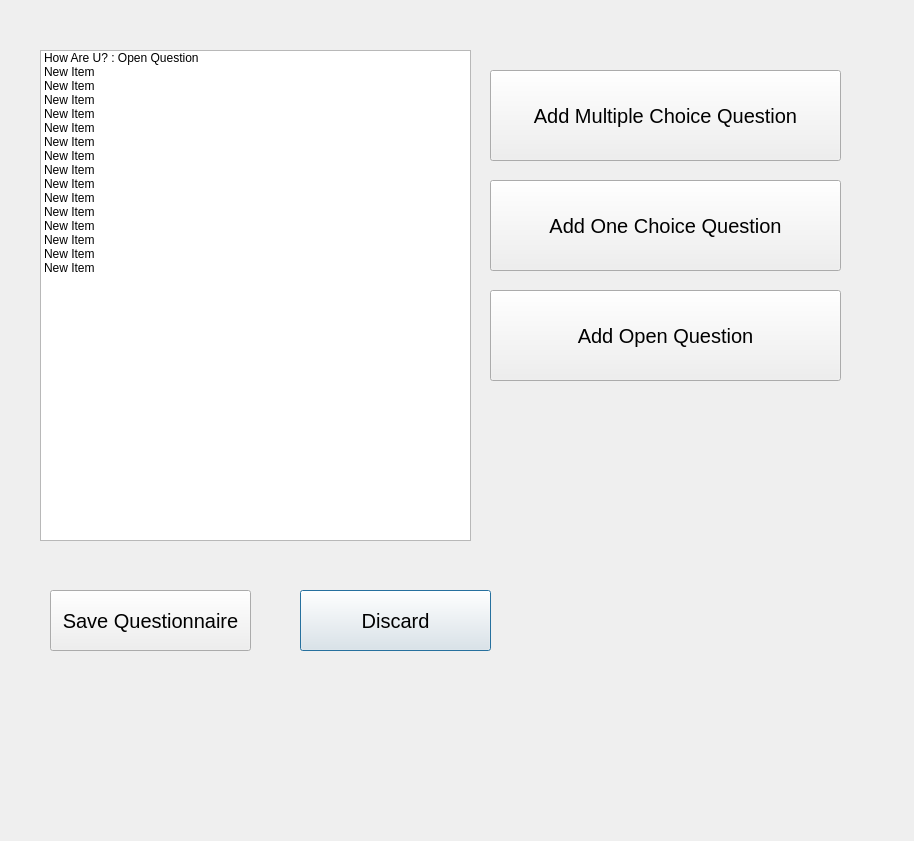
<?xml version="1.0" encoding="UTF-8"?>
<ui version="4.0">
 <class>Dialog</class>
 <widget class="QDialog" name="Dialog">
  <property name="geometry">
   <rect>
    <x>0</x>
    <y>0</y>
    <width>914</width>
    <height>841</height>
   </rect>
  </property>
  <property name="windowTitle">
   <string>Dialog</string>
  </property>
  <widget class="QWidget" name="widget" native="true">
   <property name="geometry">
    <rect>
     <x>10</x>
     <y>40</y>
     <width>871</width>
     <height>741</height>
    </rect>
   </property>
   <widget class="QPushButton" name="save_questionnaire_btn_2">
    <property name="geometry">
     <rect>
      <x>290</x>
      <y>550</y>
      <width>191</width>
      <height>61</height>
     </rect>
    </property>
    <property name="font">
     <font>
      <pointsize>15</pointsize>
     </font>
    </property>
    <property name="text">
     <string>Discard</string>
    </property>
   </widget>
   <widget class="QPushButton" name="add_one_choice_question_btn">
    <property name="geometry">
     <rect>
      <x>480</x>
      <y>140</y>
      <width>351</width>
      <height>91</height>
     </rect>
    </property>
    <property name="font">
     <font>
      <pointsize>15</pointsize>
     </font>
    </property>
    <property name="text">
     <string>Add One Choice Question</string>
    </property>
   </widget>
   <widget class="QListWidget" name="questions_list">
    <property name="geometry">
     <rect>
      <x>30</x>
      <y>10</y>
      <width>431</width>
      <height>491</height>
     </rect>
    </property>
    <item>
     <property name="text">
      <string>How Are U? : Open Question</string>
     </property>
    </item>
    <item>
     <property name="text">
      <string>New Item</string>
     </property>
    </item>
    <item>
     <property name="text">
      <string>New Item</string>
     </property>
    </item>
    <item>
     <property name="text">
      <string>New Item</string>
     </property>
    </item>
    <item>
     <property name="text">
      <string>New Item</string>
     </property>
    </item>
    <item>
     <property name="text">
      <string>New Item</string>
     </property>
    </item>
    <item>
     <property name="text">
      <string>New Item</string>
     </property>
    </item>
    <item>
     <property name="text">
      <string>New Item</string>
     </property>
    </item>
    <item>
     <property name="text">
      <string>New Item</string>
     </property>
    </item>
    <item>
     <property name="text">
      <string>New Item</string>
     </property>
    </item>
    <item>
     <property name="text">
      <string>New Item</string>
     </property>
    </item>
    <item>
     <property name="text">
      <string>New Item</string>
     </property>
    </item>
    <item>
     <property name="text">
      <string>New Item</string>
     </property>
    </item>
    <item>
     <property name="text">
      <string>New Item</string>
     </property>
    </item>
    <item>
     <property name="text">
      <string>New Item</string>
     </property>
    </item>
    <item>
     <property name="text">
      <string>New Item</string>
     </property>
    </item>
   </widget>
   <widget class="QPushButton" name="save_questionnaire_btn">
    <property name="geometry">
     <rect>
      <x>40</x>
      <y>550</y>
      <width>201</width>
      <height>61</height>
     </rect>
    </property>
    <property name="font">
     <font>
      <pointsize>15</pointsize>
     </font>
    </property>
    <property name="text">
     <string>Save Questionnaire</string>
    </property>
   </widget>
   <widget class="QPushButton" name="add_multiple_choice_question_btn">
    <property name="geometry">
     <rect>
      <x>480</x>
      <y>30</y>
      <width>351</width>
      <height>91</height>
     </rect>
    </property>
    <property name="font">
     <font>
      <pointsize>15</pointsize>
     </font>
    </property>
    <property name="text">
     <string>Add Multiple Choice Question</string>
    </property>
   </widget>
   <widget class="QPushButton" name="add_open_question_btn">
    <property name="geometry">
     <rect>
      <x>480</x>
      <y>250</y>
      <width>351</width>
      <height>91</height>
     </rect>
    </property>
    <property name="font">
     <font>
      <pointsize>15</pointsize>
     </font>
    </property>
    <property name="text">
     <string>Add Open Question</string>
    </property>
   </widget>
  </widget>
 </widget>
 <resources/>
 <connections/>
</ui>
